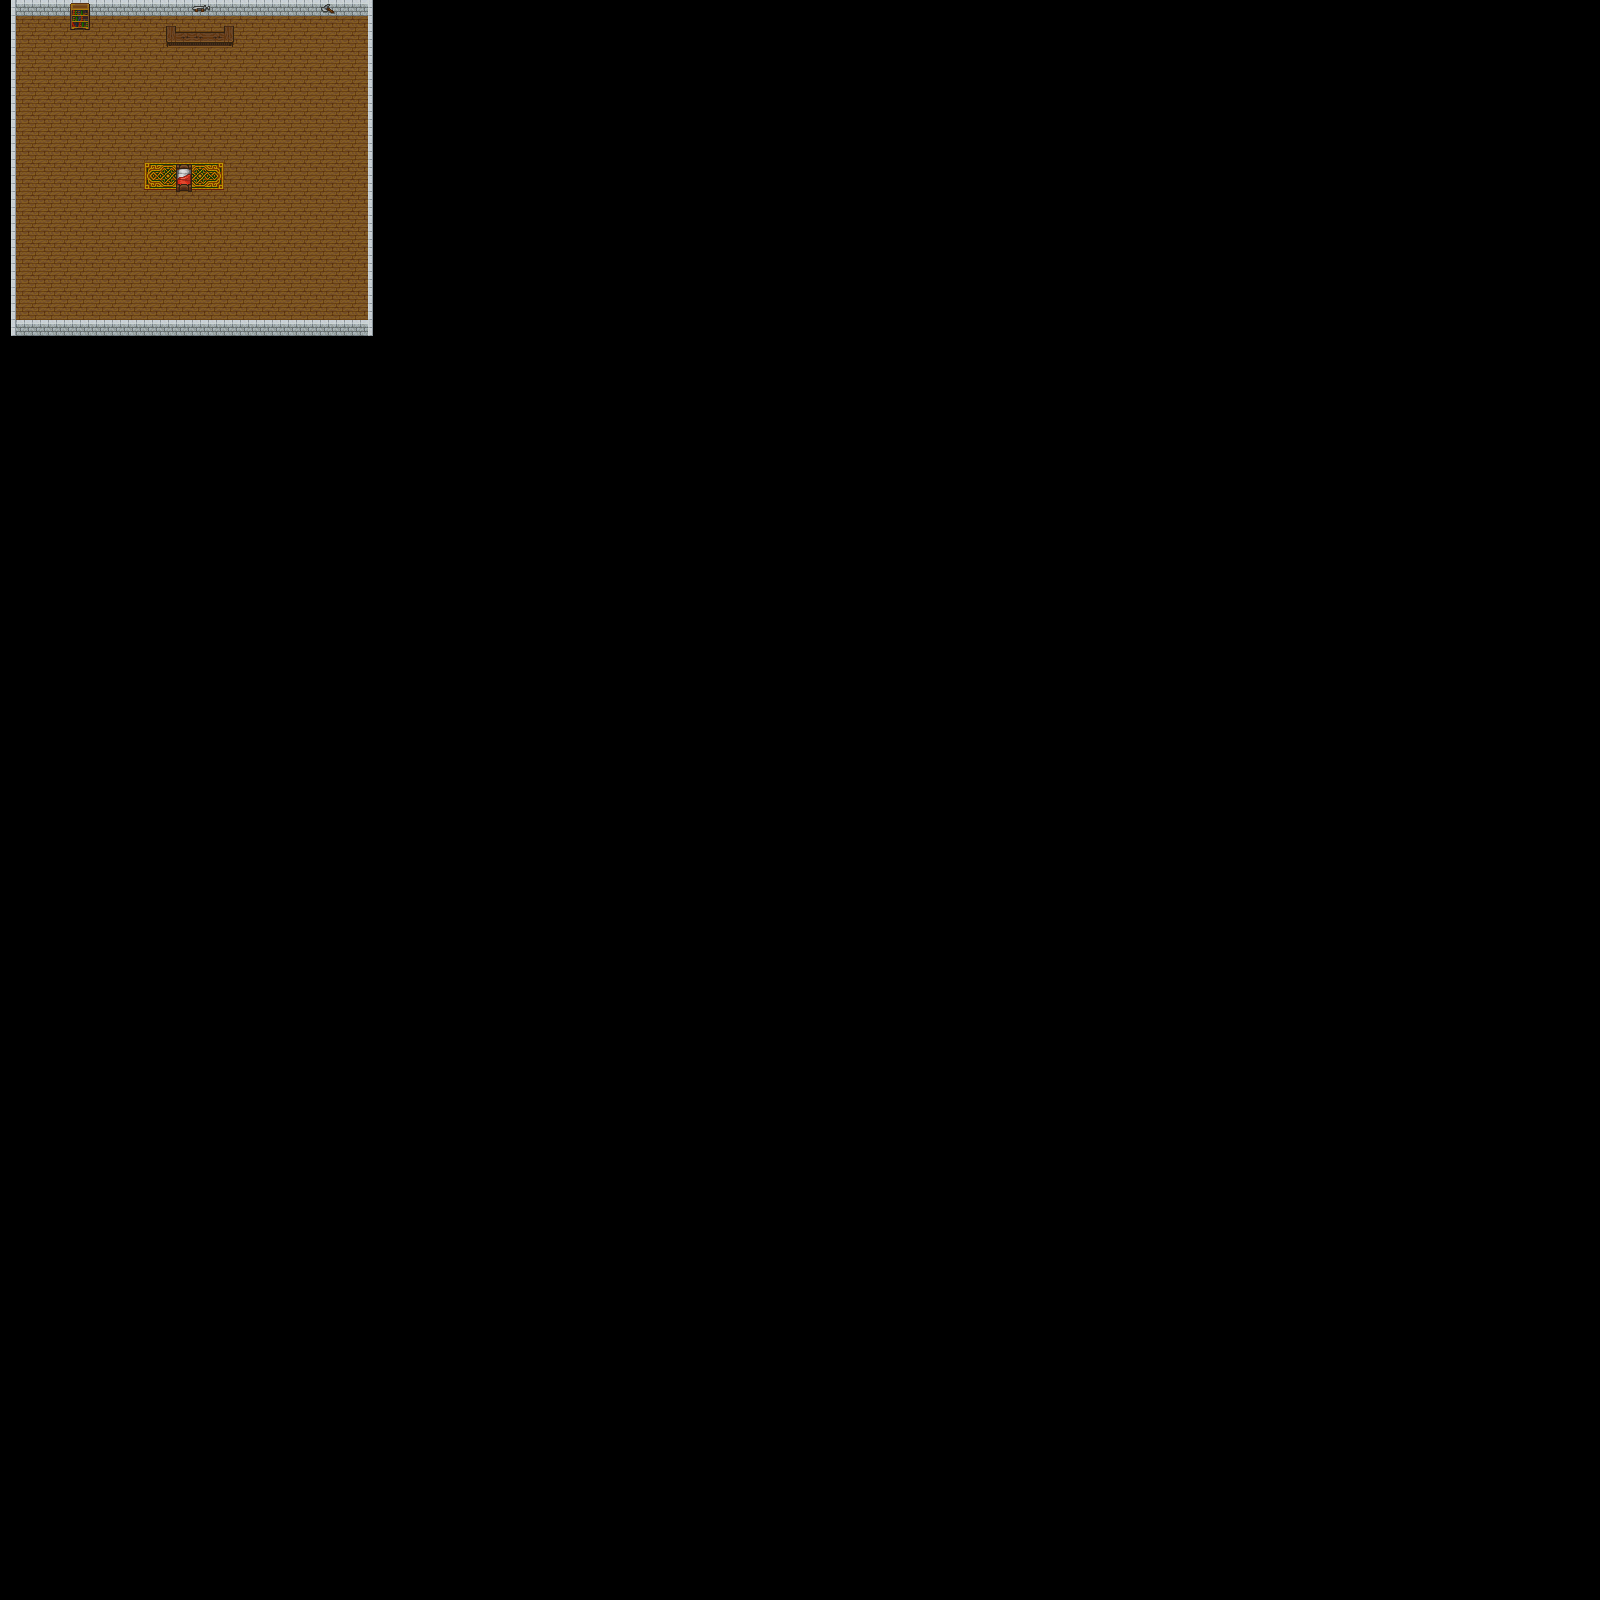

The image is a tile-based game level rendered from a .tmx file. Its description and source (layers, tilesets, objects; grid data summarised) follow:
An orthogonal 100x100 tile map with 16x16 px tiles, 6 tile layers (Ground, FloorDecorations, Walls, Decorations, ...).

<map version="1.0" orientation="orthogonal" width="100" height="100" tilewidth="16" tileheight="16">
 <properties>
  <property name="StartX" value="40" />
  <property name="StartY" value="40" />
 </properties>
 <tileset firstgid="1" name="tiles" tilewidth="16" tileheight="16">
  <image source="tileset2.png" width="1344" height="16" />
 </tileset>
 <layer name="Ground" width="100" height="100">
  <properties>
   <property name="collide" value="false" />
  </properties>
  <data>[10000 cells, 418 non-empty, 1 distinct tile ids]</data>
 </layer>
 <layer name="FloorDecorations" width="100" height="100">
  <properties>
   <property name="collide" value="false" />
  </properties>
  <data>[10000 cells, 10 non-empty, 6 distinct tile ids]</data>
 </layer>
 <layer name="Walls" width="100" height="100">
  <properties>
   <property name="collide" value="true" />
  </properties>
  <data>[10000 cells, 95 non-empty, 11 distinct tile ids]</data>
 </layer>
 <layer name="Decorations" width="100" height="100">
  <properties>
   <property name="collide" value="false" />
  </properties>
  <data>[10000 cells, 5 non-empty, 5 distinct tile ids]</data>
 </layer>
 <layer name="Characters" width="100" height="100">
  <properties>
   <property name="collide" value="false" />
  </properties>
  <data>[10000 cells, 0 non-empty, 0 distinct tile ids]</data>
 </layer>
 <layer name="OverPlayer" width="100" height="100">
  <properties>
   <property name="collide" value="false" />
  </properties>
  <data>[10000 cells, 2 non-empty, 2 distinct tile ids]</data>
 </layer>
</map>
